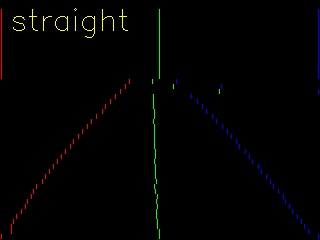
#> input picture transbot/img3.jpg, 320 x 240 px, given in place of 1002_0.0_0.11.jpg, which was not available
$ jupyter execute --allow-errors transbot_fixed_map.ipynb   (shell and % lines are left out)   (Python 2 division)
#> lines starting #> are read from the running program, lines starting #| are printed output that depends on the picture; after the words box and inside, x2 and y2 are one past the last pixel; in counts of white or black regions, pixels touching at a corner belong together; pictures that were not available may be replaced by others from this repository, and a replacement may not be noted
[cell 1]
import cv2
import numpy as np
import math


# [44 lines left out: functions c_slope, region_of_interest, not called in this run]


def detect_line(edges):
    '''
    基于霍夫变换的直线检测
    '''
    rho = 1  # 距离精度：1像素
    angle = np.pi / 180  # 角度精度：1度
    min_thr = 10  # 最少投票数
    lines = cv2.HoughLinesP(edges,
                            rho,
                            angle,
                            min_thr,
                            np.array([]),
                            minLineLength=8,
                            maxLineGap=8)
    return lines

# [11 lines left out: function make_points, not called in this run]


def average_lines_old(frame, lines, direction='middle'):
    # https://blog.csdn.net/yang332233/article/details/122120160
    '''
    小线段聚类
    direction: left or right or middle
    '''
    lane_lines = []
    if lines is None:
        print('没有检测到线段')
        return lane_lines
    height, width, _ = frame.shape
    fits = []

    for line in lines:
        for x1, y1, x2, y2 in line:
            if x1 == x2:
                continue
            # 计算拟合直线
            fit = np.polyfit((x1, x2), (y1, y2), 1)
            slope = fit[0]
            intercept = fit[1]
            if direction == 'left' and slope < 0:
                fits.append((slope, intercept))
            elif direction == 'right' and slope > 0:
                fits.append((slope, intercept))
            elif direction == 'middle':
                fits.append((slope, intercept))
    if len(fits) > 0:
        fit_average = np.average(fits, axis=0)
        lane_lines.append(make_points(frame, fit_average))
    return lane_lines

# [48 lines left out: functions average_lines, FitPolynomialCurve, not called in this run]


def display_line(frame, lines, line_color=(0, 0, 255), line_width=2):
    '''
    在原图上展示线段
    '''
    line_img = np.zeros_like(frame)
    if lines is not None:
        for line in lines:
            for x1, y1, x2, y2 in line:
                cv2.line(line_img, (x1, y1), (x2, y2), line_color, line_width)
    line_img = cv2.addWeighted(frame, 0.8, line_img, 1, 1)
    return line_img

[cell 2]
def show(window_name, img):
    # [4 lines left out: function mouse_click, not called in this run]

    cv2.namedWindow(window_name)
    cv2.setMouseCallback(window_name, mouse_click)
    cv2.imshow(window_name, img)
    if cv2.waitKey(0) == ord("q"):
        cv2.destroyAllWindows()


def scanLR(src: np.ndarray, step=1, visual=False):
    """扫线检测左右车道线
    因为对图像的最底部做扫线的时候默认使用终点，因此其值不准，后面拟合线或者判断的时候应该忽略底部的行（从img.shape[0] - 1 - step开始）

    Args:
        mask (np.ndarray): 输入的二值化图像
        step (int, optional): 扫描步长. Defaults to 1.

    """
    visual_img = np.zeros((src.shape[0], src.shape[1], 3), dtype=np.uint8)
    middle_line_mask = np.zeros((src.shape[0], src.shape[1]), dtype=np.uint8)
    # 提取黄色部分
    # 黄色的值范围
    lower_hsv = np.array([23, 43, 46])
    upper_hsv = np.array([34, 255, 255])

    img2 = cv2.cvtColor(src, cv2.COLOR_BGR2HSV)
    mask = cv2.inRange(img2, lower_hsv, upper_hsv)

    # 黄色部分识别降噪，使用开运算的方式，先腐蚀再膨胀，kernel的大小要根据情况适度调整，kernel越大修改的粒度就越大，最终结果是大块的黄色更容易保留
    # kernel = np.ones((3, 3), np.uint8)
    # mask = cv2.morphologyEx(mask, cv2.MORPH_OPEN, kernel)

    # middle[y] 表示第y行道路的中点坐标
    middle = np.zeros(mask.shape[0], dtype=np.int32)
    left = np.zeros(mask.shape[0], dtype=np.int32)
    right = np.zeros(mask.shape[0], dtype=np.int32)
    # 初始化第一行
    for i in range(mask.shape[0] - 1, mask.shape[0] - 1 - step + 1, -1):
        middle[i] = mask.shape[1] // 2
        right[i] = mask.shape[1] - 1
        left[i] = 0

    for y in range(mask.shape[0] - 1 - step, 0, -step):
        if y < (0 + step):
            break
        # 当前行标为y，上一行标为 y + step
        # 扫描右边
        for x in range(middle[y + step], mask.shape[1], 1):
            # 找到了右边的车道线，黑白白的方式
            if (x == mask.shape[1] - 1) or (x == mask.shape[1] - 2) or (mask[y][x] == 0 and mask[y][x + 1] == 255 and mask[y][x + 2] == 255):
                # right[y] = x
                right[y:y+step] = x
                break
        # 扫描左边
        for x in range(middle[y + step], -1, -1):
            # 找到了左边的车道线，黑白白的方式，前面的or表达式是为了防止后面下标记的越界
            if (x == -1 + 1) or (x == -1 + 1 + 1) or (mask[y][x] == 0 and mask[y][x - 1] == 255 and mask[y][x - 2] == 255):
                # left[y] = x
                left[y:y+step] = x
                break
        # 计算step中所有行的中点
        middle[y:y+step] = (left[y] + right[y]) //2

        # middle[y] = (left[y] + right[y]) // 2
        if visual:
            # visual_img[y][left[y]] = [0, 0, 255]
            # visual_img[y][right[y]] = [255, 0, 0]
            # visual_img[y][middle[y]] = [0, 255, 0]

            # --- 用以下切片方式会报错 ？？
            # print(y)
            # visual_img[y:y+step][left[y]] = [0,0,255]
            # visual_img[y:y+step][right[y]] = [255, 0, 0]
            # visual_img[y:y+step][middle[y]] = [0, 0, 255]
            # for i in range(step):
            #     visual_img[y+i][left[y]] = [0,0,255]
            #     visual_img[y+i][right[y]] = [255, 0,0]
            #     visual_img[y+i][middle[y]] = [0,255,0]
            #     middle_line_mask[y+i][middle[y]] = 255
            for i in range(step):
                visual_img[y:y+step, left[y], :] = [0,0,255]
                visual_img[y:y+step, right[y], :] = [255, 0,0]
                visual_img[y:y+step, middle[y], :] = [0,255,0]
                middle_line_mask[y:y+step, middle[y]] = 255


    return left, right, middle, visual_img, middle_line_mask


def road_type_detection(left: list, right: list, middle: list, visual_img: np.ndarray, visual=False):
    """判断道路类型

    Args:
        left (左): _description_
        right (右): _description_
        middle (中): _description_
        visual_img (np.ndarray): 三线图

    Returns:
        str: "straight" or "curve"
    """
    sum1: float = 0
    sum2: float = 0

    x_middle = visual_img.shape[1] // 2
    y_middle = visual_img.shape[0] // 2

    for i in range(y_middle, visual_img.shape[0]):
        sum1 += (x_middle - middle[i])
        sum2 += (middle[i] - x_middle) ** 2

    print("sum1:", sum1 / y_middle)
    print("sum2:", sum2 / y_middle)

    road_type = ""
    # 方差判断直道和弯道，3.2和18.5是经验值
    if (sum2 > (3.2 * y_middle) ** 2 or sum1 / y_middle > 18.5 or sum1 / y_middle < -18.5):
        road_type = "curve"
    else:
        road_type = "straight"
    if visual:
        road_type = road_type_detection(left, right, middle, visual_img)
        # 在图片左上角显示文字
        visual_img = cv2.putText(visual_img, road_type, (10, 30), cv2.FONT_HERSHEY_SIMPLEX, 1, (0, 255, 255), 1)
    return road_type

[cell 3]
# todo 影响识别速度的参数：k分辨率压缩，scanLR step参数（取样横线数）
img = cv2.imread(r'../../data/traindatava/1002_0.0_0.11.jpg')
#> img is the input picture: shape (240, 320, 3); mean B, G, R 2, 2.1, 2.2

# 将图片分辨率压缩到原来的1 / k，加快处理速度
k = 2
img = cv2.resize(img, (img.shape[1] // k, img.shape[0] // k))
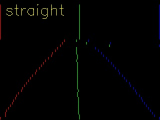
#> img: shape (120, 160, 3); mean B, G, R 2, 2.1, 2.3
print(img.shape)
#| (120, 160, 3)

show('img', img)
#> (key q is pressed here)

left, right, middle, visual_img, middle_line_mask = scanLR(img, step=5 ,visual=True)
#> in scanLR, `img2 = cv2.cvtColor(src, cv2.COLOR_BGR2HSV)`: img2: shape (120, 160, 3); mean H, S, V 18.5, 59, 3.7
#> in scanLR, `mask = cv2.inRange(img2, lower_hsv, upper_hsv)`:
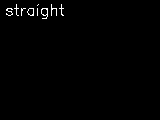
#> mask: shape (120, 160); 0.85% white in thin lines or dots, all inside (x1, y1, x2, y2) = (6, 4, 64, 19)
#> after the loop in scanLR, `for y in range(mask.shape[0] - 1 - step, 0, -step):`:
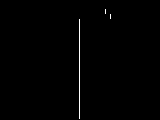
#> middle_line_mask: shape (120, 160); 0.57% white in thin lines or dots, all inside (x1, y1, x2, y2) = (79, 9, 111, 119)
#> left = 120 values, max 63 at index 14, min 0 at index 0, mean 5.67; right = 120 values from 0 to 159; middle = 120 values, max 110 at index 14, min 0 at index 0, mean 75.46

print(road_type_detection(left, right, middle, visual_img, visual=True))
#> the loop in road_type_detection, `for i in range(y_middle, visual_img.shape[0]):` made 60 passes
#> (sum1, sum2) on passes 1 to 12: (1, 1), (2, 2), (3, 3), (4, 4), (5, 5), (6, 6), (7, 7), (8, 8), (9, 9), (10, 10), (11, 11), (12, 12)
#> after the loop in road_type_detection, `for i in range(y_middle, visual_img.shape[0]):`: sum1 = 59
#| sum1: 0
#| sum2: 0
#> the loop in road_type_detection (call 2), `for i in range(y_middle, visual_img.shape[0]):` made 60 passes
#| sum1: 0
#| sum2: 0
#> in road_type_detection, `road_type = road_type_detection(left, right, middle, visual_img)`: road_type = 'straight'
#> in road_type_detection, `visual_img = cv2.putText(visual_img, road_type, (10, 30), cv2.FONT_HER..`:
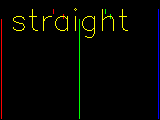
#> visual_img: shape (120, 160, 3); mean of channels 0, 1, 2 1.5, 5.4, 5.4; drawn as B, G, R
#| straight

show('visual_img', visual_img)
#> (key Esc is pressed here)

show('edges', middle_line_mask)

middle_lines = detect_line(middle_line_mask)
#> in detect_line, `lines = cv2.HoughLinesP(edges, rho, angle, min_thr, np.array([]), minL..`: lines = [[79, 118, 79, 19]]
#> middle_lines = [[79, 118, 79, 19]]

print(middle_lines)
#| [[[ 79 118  79  19]]]

middle_lines = average_lines_old(img, middle_lines)
#> the loop in average_lines_old, `for line in lines:` made 1 pass
#> after the loop in average_lines_old, `for line in lines:`: fits = []
#> middle_lines = []

print(middle_lines)

img = display_line(img, middle_lines, (0, 255, 0), 2)
#> after the loop in display_line, `for line in lines:`: line_img: shape (120, 160, 3); every value is 0

show('img', img)


# [10 lines of commented-out code are left out]

[cell 4]
# 检查拐点
def detect_turn_point(img:np.ndarray, left: list, right: list, middle: list,  visual_img: np.ndarray,step: int = 5, roi: float = 0.5, visual=False):
    """深蓝色表示右下，浅蓝色表示右上，红色表示左下，粉色左上

    Args:
        img (np.ndarray): 图片
        left (list): 左边界点
        right (list): 有边界点
        middle (list): 中点
        visual_img (np.ndarray): 可是画的标记点图
        step (int, optional): 扫描隔行数. Defaults to 5.
        roi (float, optional): 处理区域. Defaults to 0.5.
        visual (bool, optional): 是否可视化. Defaults to False.
    """

    lower_left_point_finded = False
    lower_right_point_finded = False
    upper_left_point_finded = False
    upper_right_point_finded = False
    lower_left_point = None
    lower_right_point = None
    upper_left_point = None
    upper_right_point = None

    # 需要注意左边0或者1表示丢失左边线，右边shape[1] - 1或者shape[1] - 2表示丢失右边线，这是因为scanLR函数中的left[i] != 0和right[i] != img.shape[1] - 1的判断条件
    for i in range(img.shape[0] - 1, math.floor(img.shape[0] * (1 - roi)), -step):
        if lower_left_point_finded == False:
            # 左下角未丢线
            # if left[img.shape[0] - 1] != 0 and left[img.shape[0] - 1 - step] != 0:
            # 丢线就跳过
            if left[i] != 0 and left[i] != 1:
                # 关于判定边界点跳变，一般采用经验值：1.5% - 5%，即两行之间的边界点横坐标差距为图像水平宽度的1.5% - 5%。该值越小对于跳变就越敏感，越大对于跳变就越不敏感。这里判断左边界突然左移。
                if (left[i - step] - left[i]) / img.shape[1] < -0.015:
                    p_x = np.max(left[i: img.shape[0]])
                    p_y = np.argmax(left[i: img.shape[0]])  # 查找最大值的索引
                    # 将索引转换为原图像的索引
                    p_y = p_y + i
                    lower_left_point = (p_y, p_x)
                    print("lower_left_point:", lower_left_point)
                    lower_left_point_finded = True

        # 右下角未丢线
        # if right[img.shape[0] - 1] != img.shape[1] and right[img.shape[0] - 1 - step] != img.shape[1]:
        if lower_right_point_finded == False:
            # 丢线就跳过
            if right[i] != img.shape[1] - 1 and right[i] != img.shape[1] - 2:
                # 关于判定边界点跳变，一般采用经验值：1.5% - 5%，即两行之间的边界点横坐标差距为图像水平宽度的1.5% - 5%。该值越小对于跳变就越敏感，越大对于跳变就越不敏感，这里判断突然增大
                if (right[i - step] - right[i]) / img.shape[1] > 0.015:
                    p_x = np.min(right[i: img.shape[0]])
                    p_y = np.argmin(right[i: img.shape[0]])  # 查找最小值的索引
                    # 将索引转换为原图像的索引
                    p_y = p_y + i
                    lower_right_point = (p_y, p_x)
                    print("lower_right_point:", lower_right_point)
                    lower_right_point_finded = True

        if upper_left_point_finded == False:
            # 关于判定边界点跳变，一般认为从丢线突变到有线，是一个较大的跳变，这里判断本行左边界本来丢线，突然出现，这里用经验值，放置丢线行的小干扰
            if (left[i] == 0 or left[i] == 1) and left[i - step] / img.shape[1] > 0.20:
                upper_left_point = (i - step, left[i - step])
                print("upper_left_point:", upper_left_point)
                upper_left_point_finded = True

        if upper_right_point_finded == False:
            if right[i] == img.shape[1] - 1:
                print(right[i], right[i - step])
            if (right[i] == img.shape[1] - 1 or right[i] == img.shape[1] - 2) and (img.shape[1] - 1 - right[i - step]) / img.shape[1] > 0.20:
                upper_right_point = (i - step, right[i - step])
                print("upper_right_point:", upper_right_point)
                upper_right_point_finded = True

        if lower_left_point_finded and lower_right_point_finded and upper_left_point_finded and upper_right_point_finded:
            # 标记拐点
            break
    # T形路口左补线
    if upper_left_point_finded == True  and lower_left_point_finded == True :
        y_start = lower_left_point[0]
        y_end = upper_left_point[0]
        x_start = lower_left_point[1]
        x_end = upper_left_point[1]
        slope = (x_end - x_start) / (y_end - y_start)
        for i in range(y_start, y_end, -1):
            if visual:
                visual_img[i, left[i]] = [0, 0, 0] # 删除原来的可视化点
                visual_img[i, middle[i]] = [0, 0, 0] # 删除原来的可视化点
            # 更新边界点和中线点
            left[i] = int(x_start + slope * (i - y_start))
            if left[i] < 0:
                left[i] = 0
            middle[i] = int((left[i] + right[i]) / 2)
            if visual:
                visual_img[i, left[i]] = [0, 0, 255] # 添加新的可视化点
                visual_img[i, middle[i]] = [0, 255, 0] # 添加新的可视化点
    # T形路口右补线
    if upper_right_point_finded == True and lower_right_point_finded == True :
        y_start = lower_right_point[0]
        y_end = upper_right_point[0]
        x_start = lower_right_point[1]
        x_end = upper_right_point[1]
        slope = (x_end - x_start) / (y_end - y_start)
        for i in range(y_start, y_end, -1):
            if visual:
                visual_img[i, right[i]] = [0, 0, 0] # 删除原来的可视化点
                visual_img[i, middle[i]] = [0, 0, 0] # 删除原来的可视化点
            # 更新边界点和中线点
            right[i] = int(x_start + slope * (i - y_start))
            if right[i] > img.shape[1] - 1:
                right[i] = img.shape[1] - 1
            middle[i] = int((left[i] + right[i]) / 2)
            if visual:
                visual_img[i, right[i]] = [255, 0, 0] # 添加新的可视化点
                visual_img[i, middle[i]] = [0, 255, 0] # 添加新的可视化点


    if visual:
        # 记录的拐点坐标是用的y,x，所以要[::-1]反转一下y和x的顺序
        if lower_left_point_finded == True:
            visual_img = cv2.circle(
                visual_img, lower_left_point[::-1], 5, (50, 0, 255), -1)
        if lower_right_point_finded == True:
            visual_img = cv2.circle(
                visual_img, lower_right_point[::-1], 5, (255, 50, 0), -1)
        if upper_left_point_finded == True:
            visual_img = cv2.circle(
                visual_img, upper_left_point[::-1], 5, (255, 0, 255), -1)
        if upper_right_point_finded == True:
            visual_img = cv2.circle(
                visual_img, upper_right_point[::-1], 5, (255, 255, 0), -1)

[cell 5]
# [11 lines of commented-out code are left out]

img = cv2.imread(r"../../data/traindatava/87_0.1_0.0.jpg")

left, right, middle, visual_img, middle_line_mask = scanLR(img, step=5 ,visual=True)
#> call 2 of scanLR, with step = 5, visual = True
#> in scanLR (call 2), `img2 = cv2.cvtColor(src, cv2.COLOR_BGR2HSV)`: img2: shape (240, 320, 3); mean H, S, V 15.1, 54.3, 3.7
#> in scanLR (call 2), `mask = cv2.inRange(img2, lower_hsv, upper_hsv)`:
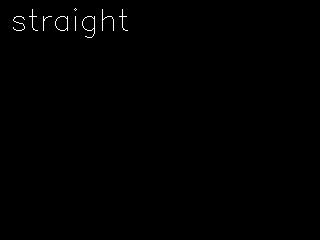
#> mask: shape (240, 320); 0.38% white in thin lines or dots, all inside (x1, y1, x2, y2) = (13, 8, 128, 38)
#> after the loop in scanLR (call 2), `for y in range(mask.shape[0] - 1 - step, 0, -step):`: middle_line_mask: shape (240, 320); 0.3% white in thin lines or dots, all inside (x1, y1, x2, y2) = (159, 9, 222, 239)
#> left = 240 values, max 125 at index 29, min 0 at index 0, mean 5.69; right = 240 values from 0 to 319; middle = 240 values, max 221 at index 29, min 0 at index 0, mean 155.4

detect_turn_point(img, left, right, middle, visual_img=visual_img,step=5, visual=True)
#> the loop in detect_turn_point, `for i in range(img.shape[0] - 1, math.floor(img.shape[0] * (1 - roi)),..` made 24 passes
#| 319 318
#> after the loop in detect_turn_point, `for i in range(img.shape[0] - 1, math.floor(img.shape[0] * (1 - roi)),..`: lower_left_point_finded = False

show('visual_img', visual_img)

# 检查十字路口补线

img = cv2.imread("../../../data/traindatava/1547_0.06_-0.04.jpg")

#> (the rest of this cell did not finish here and is left out)


detect_turn_point(img, left, right, middle, visual_img=visual_img,step=5, visual=True)

show('visual_img', visual_img)

[cell 6]
# 返回left == 0的索引
print(np.where(left == 0))
#| (array([  0,   1,   2,   3,   4,   5,   6,   7,   8, 239]),)

[cell 7]
import cv2

img = cv2.imread(r"C:\Users\12101\Desktop\light2.png")

print(img)
#| None

show('img', img)

# 置换红色为黑色
#> (the rest of this cell did not finish here and is left out)
